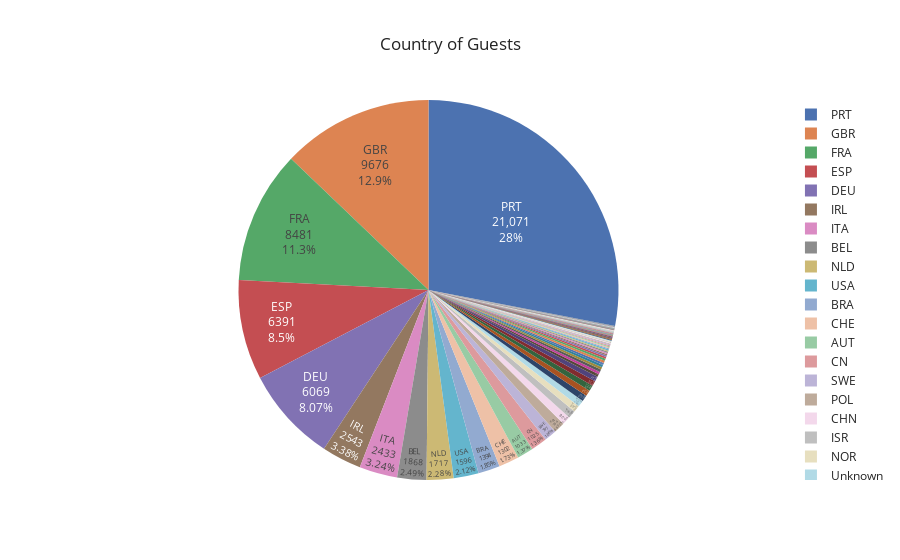

The code cell stored with this chart in its notebook:
### Code cell
country_data = pd.DataFrame(df.loc[df['IsCanceled'] == 0]['Country'].value_counts())

country_data.rename(columns={'Country':'Number of Guests'}, inplace=True)
total_guests = country_data['Number of Guests'].sum()
country_data['Guests i %'] = round(country_data['Number of Guests']/total_guests*100, 2)
country_data['Country'] = country_data.index

fig = px.pie(country_data,
             values='Number of Guests',
             names='Country',
             title='Country of Guests',
             template='seaborn')
        
fig.update_traces(textposition = 'inside', textinfo='value+percent+label')

fig.show()

### Figure 1 — Plotly figure (JSON) as saved in the notebook; plotly's stock layout.template omitted (floating-point values rounded to 4 significant figures; data arrays with more than 128 entries replaced by an {"elided": "..."} marker saying what was removed)
{"data": [{"domain": {"x": [0, 1], "y": [0, 1]}, "hovertemplate": "Country=%{label}<br>Number of Guests=%{value}<extra></extra>", "labels": {"elided": "166 str values"}, "legendgroup": "", "name": "", "showlegend": true, "textinfo": "value+percent+label", "textposition": "inside", "type": "pie", "values": {"elided": "166 int values"}}], "layout": {"legend": {"tracegroupgap": 0}, "title": {"text": "Country of Guests"}}}
